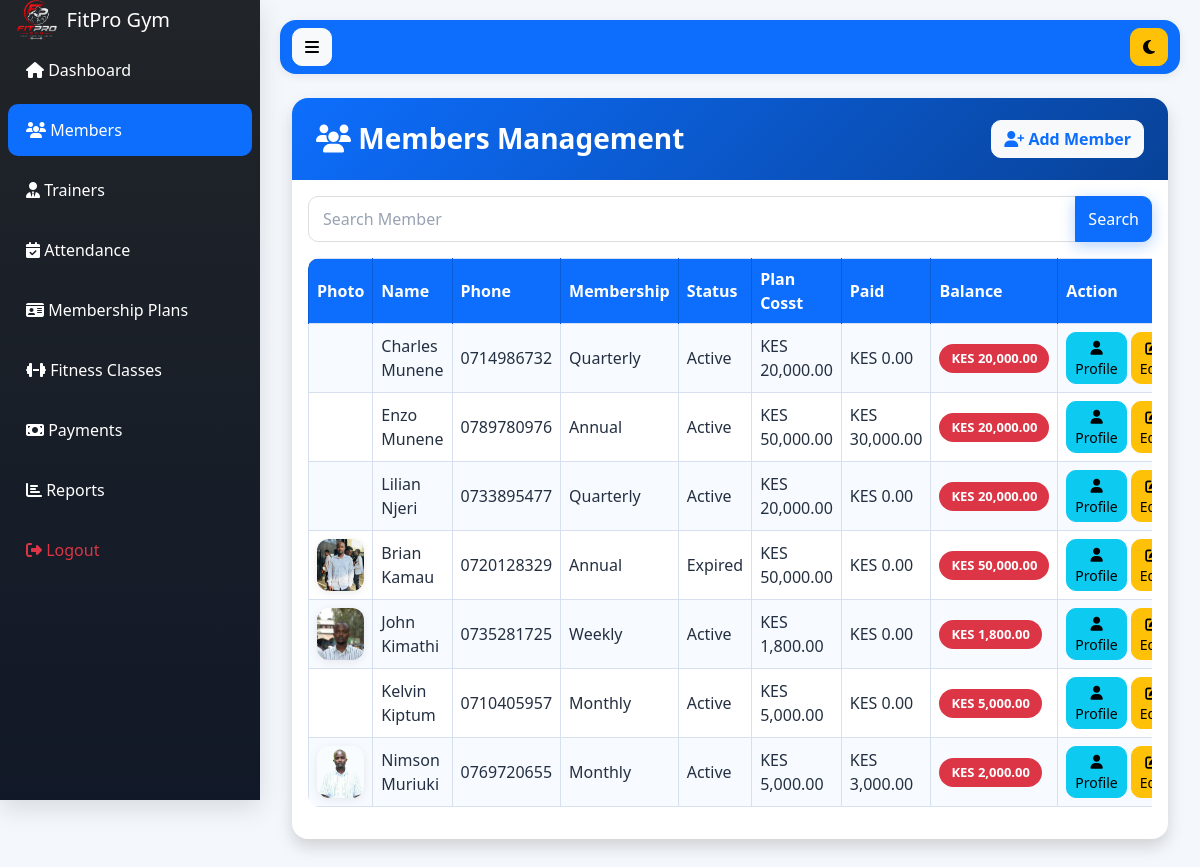
/admin/members.php (signed in), run on the app's committed database.
### tables this page shows
CREATE TABLE `members` (
  `id` int(11) NOT NULL,
  `member_code` varchar(50) DEFAULT NULL,
  `fullname` varchar(100) DEFAULT NULL,
  `gender` enum('Male','Female') DEFAULT NULL,
  `dob` date DEFAULT NULL,
  `phone` varchar(20) DEFAULT NULL,
  `email` varchar(100) DEFAULT NULL,
  `address` text DEFAULT NULL,
  `emergency_contact` varchar(20) DEFAULT NULL,
  `plan_id` int(11) DEFAULT NULL,
  `join_date` date DEFAULT NULL,
  `expiry_date` date DEFAULT NULL,
  `photo` varchar(255) DEFAULT NULL,
  `status` enum('Active','Expired','Suspended') DEFAULT 'Active',
  `plan_amount` decimal(10,2) DEFAULT 0.00,
  `amount_paid` decimal(10,2) DEFAULT 0.00,
  `balance` decimal(10,2) DEFAULT 0.00
);

CREATE TABLE `membership_plans` (
  `id` int(11) NOT NULL,
  `plan_name` varchar(100) DEFAULT NULL,
  `duration` int(11) DEFAULT NULL,
  `price` decimal(10,2) DEFAULT NULL,
  `description` text DEFAULT NULL,
  `benefits` text DEFAULT NULL,
  `duration_days` int(11) NOT NULL DEFAULT 30
);

### admin/members.php (the view, shortened to what this page needs)
<?php
include '../config/database.php';
$search = $_GET['search'] ?? '';
$stmt = $conn->prepare("
SELECT m.*, mp.plan_name
FROM members m
LEFT JOIN membership_plans mp ON m.plan_id = mp.id
WHERE fullname LIKE ?
ORDER BY m.id DESC
");
$searchTerm = "%$search%";
$stmt->bind_param("s",$searchTerm);
$stmt->execute();
$members = $stmt->get_result();
include '../includes/header.php';
?>
<div class="d-flex">
<?php include '../includes/sidebar.php'; ?>
<div class="content">
<?php include '../includes/navbar.php'; ?>
<div class="container-fluid mt-4">
<div class="card management-hero shadow mb-4">
<div class="card-header bg-primary text-white d-flex justify-content-between align-items-center flex-wrap gap-2">
<h3 class="mb-0">
<i class="fa fa-users"></i>
Members Management
</h3>
<a href="add_member.php" class="btn btn-light text-primary fw-semibold">
<i class="fa fa-user-plus"></i>
Add Member
</a>
</div>
<div class="card-body">
<form method="GET">
<div class="input-group mb-3">
<input
type="text"
name="search"
class="form-control"
placeholder="Search Member"
value="<?= htmlspecialchars($search) ?>">
<button class="btn btn-primary">
Search
</button>
</div>
</form>
<div class="table-responsive">
<table class="table table-bordered table-striped table-hover align-middle management-table">
<thead>
<tr>
<th>Photo</th>
<th>Name</th>
<th>Phone</th>
<th>Membership</th>
<th>Status</th>
<th>Plan Cosst</th>
<th>Paid</th>
<th>Balance</th>
<th>Action</th>
</tr>
</thead>
<tbody>
<?php while($row=$members->fetch_assoc()): ?>
<tr>
<td>
<?php if($row['photo']){ ?>
<img
src="../assets/images/<?= $row['photo'] ?>"
width="50">
<?php } ?>
</td>
<td><?= $row['fullname'] ?></td>
<td><?= $row['phone'] ?></td>
<td><?= $row['plan_name'] ?></td>
<td><?= $row['status'] ?></td>
<td>
KES <?= number_format($row['plan_amount'],2) ?>
</td>
<td>
KES <?= number_format($row['amount_paid'],2) ?>
</td>
<td>
<?php
if($row['plan_amount'] <= 0){
echo '<span class="badge bg-secondary">No Plan Cost</span>';
}
elseif($row['balance'] > 0){
echo '<span class="badge bg-danger">KES '
    . number_format($row['balance'],2)
    . '</span>';
}
else{
echo '<span class="badge bg-success">Cleared</span>';
}
?>
</td>
<td>
<div class="d-flex gap-1 flex-nowrap">
<a
href="member_profile.php?id=<?= $row['id'] ?>"
class="btn btn-info btn-sm">
<i class="fa fa-user"></i> Profile
</a>
<a
href="edit_member.php?id=<?= $row['id'] ?>"
class="btn btn-warning btn-sm">
<i class="fa fa-edit"></i> Edit
</a>
</div>
</td>
</tr>
<?php endwhile; ?>
</tbody>
</table>
</div>
</div>
</div>
</div>
</div>
</div>
<?php include '../includes/footer.php'; ?>

### includes/header.php (shortened to what this page needs)
<!DOCTYPE html>
<html lang="en">
<head>
<link href="https://cdn.jsdelivr.net/npm/bootstrap@5.3.3/dist/css/bootstrap.min.css" rel="stylesheet">
<link rel="stylesheet"
href="https://cdnjs.cloudflare.com/ajax/libs/font-awesome/6.5.2/css/all.min.css">
<?php
$base = str_contains($_SERVER['PHP_SELF'], '/admin/')
      || str_contains($_SERVER['PHP_SELF'], '/trainer/')
      || str_contains($_SERVER['PHP_SELF'], '/member/')
      ? '../'
      : '';
?>
<link rel="stylesheet"
href="<?= $base ?>assets/css/style.css">
</head>
<body>

### includes/sidebar.php (shortened to what this page needs)
<div class="sidebar">
<div class="topbar d-flex align-items-center justify-content-between px-3">
    <div class="d-flex align-items-center">
        <img src="<?= $base ?>assets/images/FitPro Gym Logo.png" alt="Logo" style="height:40px; width:auto; margin-right:10px;">
        <h5 class="text-white m-0">FitPro Gym</h5>
    </div>
</div>
<ul class="nav flex-column">
<li class="nav-item">
<?php $currentPage = basename($_SERVER['PHP_SELF']); ?>
<?php $roleId = $_SESSION['role_id'] ?? 0; ?>
<?php if($roleId == 2): ?>
<a href="dashboard.php" class="nav-link <?= $currentPage == 'dashboard.php' ? 'active' : '' ?>">
<i class="fa fa-home"></i> Dashboard
</a>
</li>
<li class="nav-item">
<a href="members.php" class="nav-link <?= $currentPage == 'members.php' ? 'active' : '' ?>">
<i class="fa fa-users"></i> Members
</a>
</li>
<li class="nav-item">
<a href="attendance.php" class="nav-link <?= $currentPage == 'attendance.php' ? 'active' : '' ?>">
<i class="fa fa-calendar-check"></i> Attendance
</a>
</li>
<li class="nav-item">
<a href="profile.php" class="nav-link <?= $currentPage == 'profile.php' ? 'active' : '' ?>">
<i class="fa fa-user-circle"></i> Profile
</a>
</li>
<?php else: ?>
<a href="dashboard.php" class="nav-link <?= $currentPage == 'dashboard.php' ? 'active' : '' ?>">
<i class="fa fa-home"></i> Dashboard
</a>
</li>
<li class="nav-item">
<a href="members.php" class="nav-link <?= in_array($currentPage, ['members.php','add_member.php','edit_member.php','member_profile.php','renew_membership.php']) ? 'active' : '' ?>">
<i class="fa fa-users"></i> Members
</a>
</li>
<li class="nav-item">
<a href="trainers.php" class="nav-link <?= in_array($currentPage, ['trainers.php','add_trainer.php','edit_trainer.php']) ? 'active' : '' ?>">
<i class="fa fa-user-tie"></i> Trainers
</a>
</li>
<li class="nav-item">
<a href="attendance.php" class="nav-link <?= $currentPage == 'attendance.php' ? 'active' : '' ?>">
<i class="fa fa-calendar-check"></i> Attendance
</a>
</li>
<li class="nav-item">
    <a href="memberships.php" class="nav-link <?= in_array($currentPage, ['memberships.php','add_membership.php','edit_membership.php']) ? 'active' : '' ?>">
        <i class="fa fa-id-card"></i>
        Membership Plans
    </a>
</li>
<li class="nav-item">
<a href="../admin/classes.php"
class="nav-link">
<i class="fa-solid fa-dumbbell"></i>
<span>
Fitness Classes
</span>
</a>
</li>
<li class="nav-item">
<a href="payments.php" class="nav-link <?= in_array($currentPage, ['payments.php','receipt.php']) ? 'active' : '' ?>">
<i class="fa fa-money-bill"></i> Payments
</a>
</li>
<li class="nav-item">
<a href="reports.php" class="nav-link <?= $currentPage == 'reports.php' ? 'active' : '' ?>">
<i class="fa fa-chart-bar"></i> Reports
</a>
</li>
<?php endif; ?>
<li class="nav-item">
<a href="../logout.php" class="nav-link text-danger">
<i class="fa fa-sign-out-alt"></i> Logout
</a>
</li>
</ul>
</div>

### includes/navbar.php
<nav class="navbar navbar-expand-lg navbar-dark bg-primary">
<div class="container-fluid">
<button class="btn btn-light"
onclick="toggleSidebar()">
<i class="fa fa-bars"></i>
</button>
<div class="ms-auto">
<button class="btn btn-warning"
id="themeToggle">
<i class="fa fa-moon"></i>
</button>
</div>
</div>
</nav>

### includes/footer.php (shortened to what this page needs)
</body>
</html>

### assets/css/style.css (style rules this page uses)
:root { --primary:#0d6efd; --secondary:#6c757d; --success:#198754; --danger:#dc3545; --warning:#ffc107; --info:#0dcaf0; --dark:#212529; --light:#f8f9fa; --white:#ffffff; --shadow-sm:0 2px 10px rgba(0,0,0,.08); --shadow-md:0 8px 25px rgba(0,0,0,.12); --shadow-lg:0 15px 35px rgba(0,0,0,.15); --radius:16px; }
* { margin:0; padding:0; box-sizing:border-box; }
html { scroll-behavior:smooth; }
body { font-family:'Segoe UI',sans-serif; background:#f4f7fb; color:#243041; overflow-x:hidden; }
a { color:#0d6efd; }
.sidebar { position:fixed; left:0; top:0; width:260px; height:100vh; background:linear-gradient( 180deg, #212529, #111827 ); overflow-y:auto; z-index:1000; box-shadow:var(--shadow-md); }
.sidebar .nav-link { color:white; padding:14px 18px; transition:.3s; border-radius:10px; margin:4px 8px; }
.sidebar .nav-link.active { background:var(--primary); }
.content { margin-left:260px; width:calc(100% - 260px); padding:20px; }
.navbar { border-radius:var(--radius); box-shadow:var(--shadow-sm); }
.card { border:1px solid rgba(15,23,42,.08); border-radius:var(--radius); box-shadow:var(--shadow-sm); overflow:hidden; transition:.3s ease; background:white; }
.card-header { font-weight:600; }
.management-hero { border:0; }
.management-hero .card-header { padding:22px 24px; background:linear-gradient(135deg,#0d6efd,#084298) !important; border:0; }
.management-hero h3 { font-weight:700; letter-spacing:0; }
.management-table img { width:52px; height:52px; border-radius:12px; object-fit:cover; box-shadow:var(--shadow-sm); }
.btn { border-radius:10px; transition:.3s; }
.btn-primary { box-shadow:0 4px 15px rgba(13,110,253,.3); }
.table { border-radius:12px; overflow:hidden; --bs-table-bg:#ffffff; --bs-table-color:#243041; --bs-table-striped-bg:#f7faff; --bs-table-striped-color:#243041; --bs-table-hover-bg:#eef5ff; --bs-table-hover-color:#243041; --bs-table-border-color:#d7e0ee; }
.table thead { background:#212529; color:white; }
.table tbody tr { transition:.2s; }
.table td, .table th { vertical-align:middle; }
.table.management-table thead th { background:#0d6efd; color:white; border-color:#0b5ed7; }
.form-control, .form-select { border-radius:10px; padding:10px 14px; border:1px solid #ddd; background:#ffffff; color:#243041; }
.form-control::placeholder { color:#98a2b3; }
.badge { padding:8px 12px; border-radius:30px; font-size:13px; }
img { max-width:100%; }

### data on the page
members: fullname "Charles Munene", phone "0714986732", plan.plan_name "Quarterly", status "Active", plan_amount "20,000.00", amount_paid "0.00", balance "20,000.00"
members: fullname "Enzo Munene", phone "0789780976", plan.plan_name "Annual", status "Active", plan_amount "50,000.00", amount_paid "30,000.00", balance "20,000.00"
members: fullname "Lilian Njeri", phone "0733895477", plan.plan_name "Quarterly", status "Active", plan_amount "20,000.00", amount_paid "0.00", balance "20,000.00"
members: photo (picture), fullname "Brian Kamau", phone "0720128329", plan.plan_name "Annual", status "Expired", plan_amount "50,000.00", amount_paid "0.00", balance "50,000.00"
members: photo (picture), fullname "John Kimathi", phone "0735281725", plan.plan_name "Weekly", status "Active", plan_amount "1,800.00", amount_paid "0.00", balance "1,800.00"
members: fullname "Kelvin Kiptum", phone "0710405957", plan.plan_name "Monthly", status "Active", plan_amount "5,000.00", amount_paid "0.00", balance "5,000.00"
members: photo (picture), fullname "Nimson Muriuki", phone "0769720655", plan.plan_name "Monthly", status "Active", plan_amount "5,000.00", amount_paid "3,000.00", balance "2,000.00"
